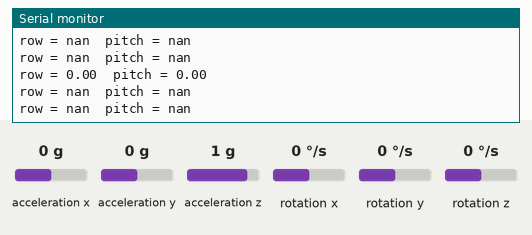
Bench run of a sketch on a simulated Arduino Uno, built with avr-gcc and run on an emulated ATmega328P. On the bench: the last lines printed to the serial monitor. The inputs (shaded band) are chosen by the test bench; at power-on: acceleration x 0 g, acceleration y 0 g, acceleration z 1 g, rotation x 0 °/s, rotation y 0 °/s, rotation z 0 °/s.

Above: at 1.2 s.
1.3 s: acceleration x set to -1.4 g
At 1.9 s:
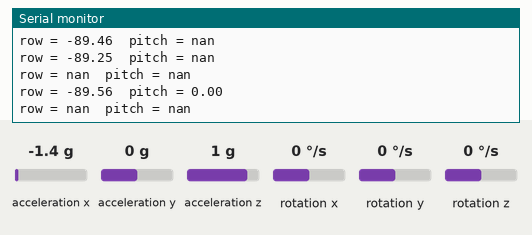
3.1 s: acceleration y set to -1.4 g
At 3.7 s:
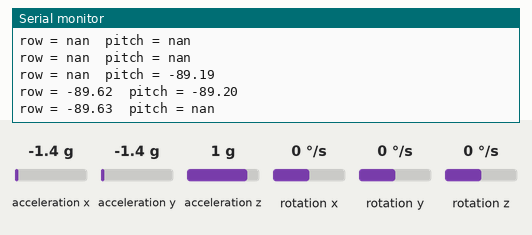
6.1 s: acceleration z set to -0.8 g
At 7.1 s:
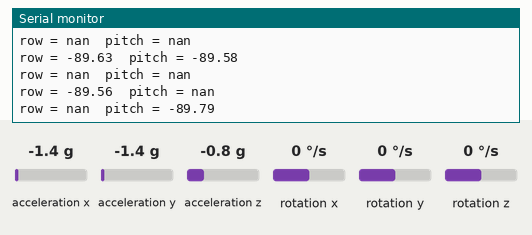
9.1 s: acceleration x set to 0 g
At 9.6 s:
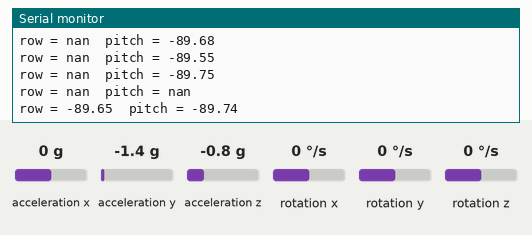
12.1 s: acceleration y set to 0 g
At 13.1 s:
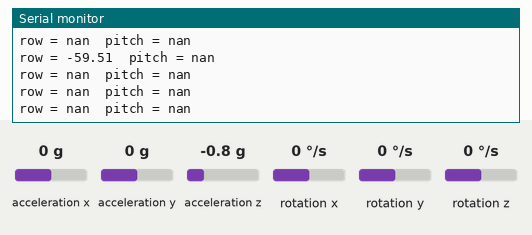
15.1 s: acceleration z set to -1.4 g
At 16.0 s:
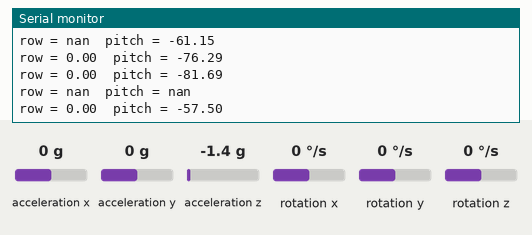
Timing chart, 0 to 18.1 s (numbered marks = the images above; inputs shaded):
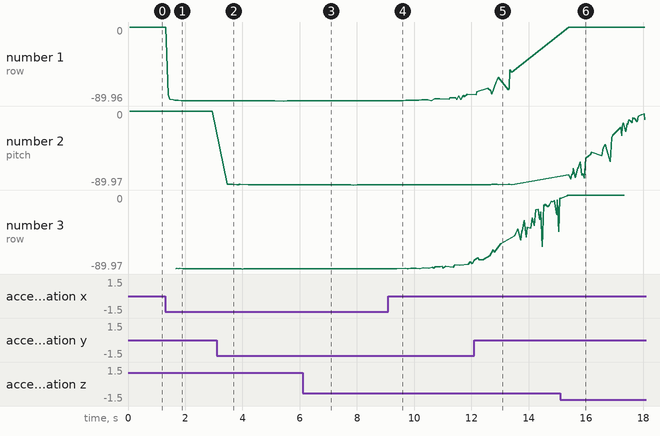

Measured:
- after the input at 1.3 s, the serial monitor: prints a new line after 0.10 s (image 1)
- after the input at 3.1 s, the serial monitor: prints a new line after 0.12 s (image 2)
- after the input at 15.1 s, the serial monitor: prints a new line after 0.11 s (image 6)
- plotted number 1: 0 → -89.52 after the input at 1.3 s

The sketch:

angle_detect.ino
```cpp
#include <Wire.h>
#include <MPU6050.h>

MPU6050 mpu;

// variables for low pass filter

//  Alpha Z
int16_t prev_alphaZ_original;
int16_t prev_alphaZ_filtered;

int16_t prev_accele_orginal[] = {0,0,0,0,0,0};
int16_t prev_accele_filtered[] = {0,0,0,0,0,0};

void setup() {
  Serial.begin(9600);
  Wire.begin();
  mpu.initialize();
}

void loop() {
  int16_t accele_original[] = {0,0,0,0,0,0}; // ax, ay, az, gx, gy, gz
  mpu.getMotion6(&accele_original[0], &accele_original[1], &accele_original[2], &accele_original[3], &accele_original[4], &accele_original[5]);

  // low pass filter
  int16_t accele_filtered[] = {0,0,0,0,0,0};

  for(int i = 0; i < 6; i++){
    accele_filtered[i] = 0.969 * prev_accele_filtered[i] + 0.0155 * accele_original[i] + 0.0155 * prev_accele_orginal[i];

    // update previous values
    prev_accele_orginal[i] = accele_original[i];
    prev_accele_filtered[i] = accele_filtered[i];
  }

  // Detect row and pitch angle with accelerometer data
  float row, pitch;

  //    need futther calibration
  row = atan2(accele_filtered[0], sqrt(accele_filtered[1] * accele_filtered[1] + accele_filtered[2] * accele_filtered[2])) * 180 / PI;
  pitch = atan2(accele_filtered[1], sqrt(accele_filtered[0] * accele_filtered[0] + accele_filtered[2] * accele_filtered[2])) * 180 / PI;

  // Print angle values
  Serial.print("row = "); Serial.print(row); Serial.print("\t");
  Serial.print("pitch = "); Serial.print(pitch); Serial.print("\t");
  Serial.println();
}
```
